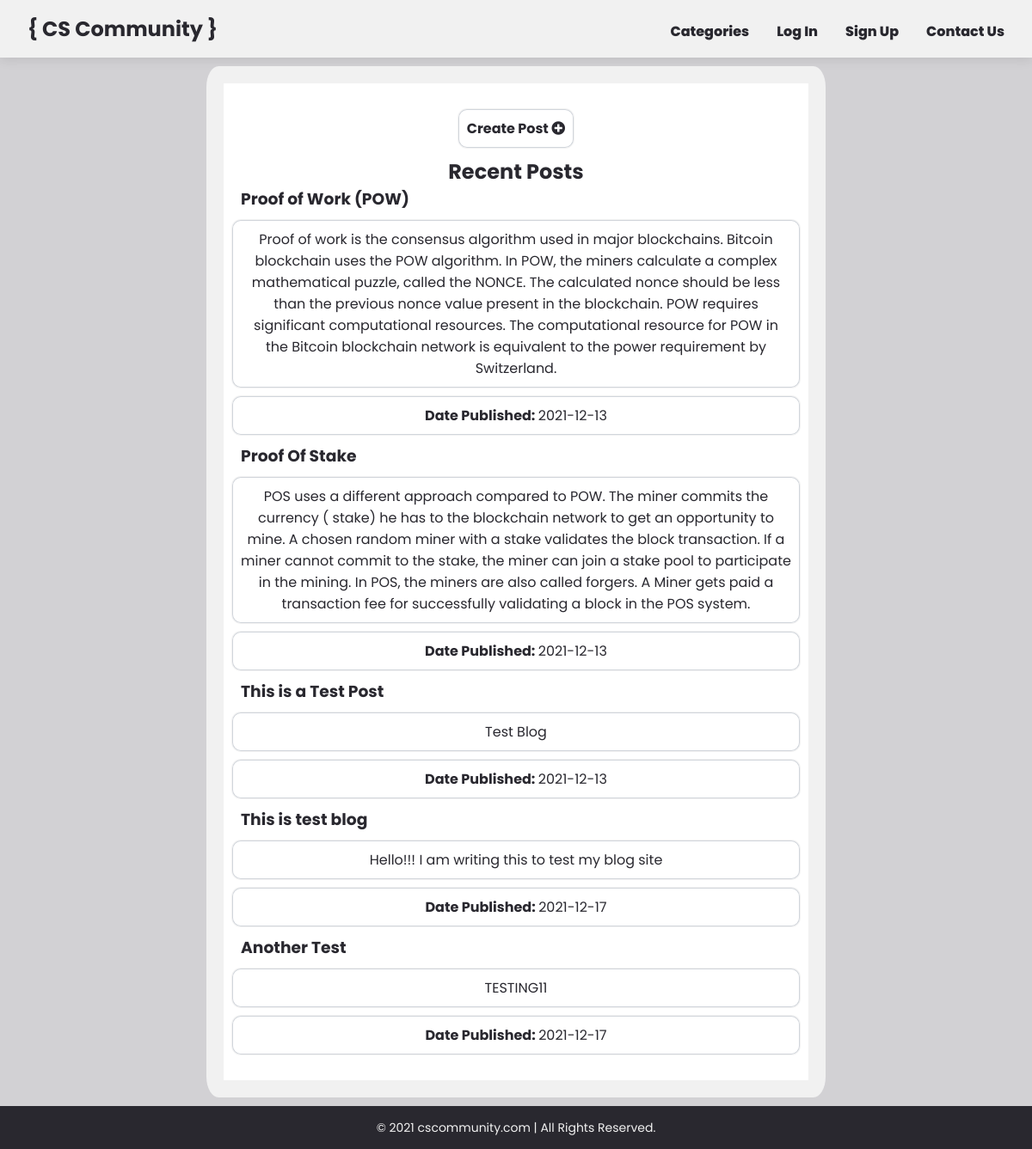
Page / (signed in) on the committed database.
### tables this page shows
CREATE TABLE `posts` (
  `id` int(11) NOT NULL,
  `title` varchar(100) NOT NULL,
  `content` varchar(1000) NOT NULL,
  `date_published` date NOT NULL DEFAULT current_timestamp()
);

### includes/index.inc.php (the view, shortened to what this page needs)
<?php
  require $_SERVER["DOCUMENT_ROOT"]."/config/dbh.php";
  function viewPosts() {
    global $conn;
    $sql = "SELECT * from posts";
    $stmt = $conn->prepare($sql);
    $stmt->execute();
    $result = $stmt->get_result();
    echo "<ul>";
    while($row = $result->fetch_assoc()) {
        echo "<h3>". $row["title"]. "</h3>";
        echo "<li>". $row["content"] . "</li>";
        echo "<li><b>Date Published: </b>" .$row["date_published"] . "</li>";
    }
    echo "</ul>";
  }

### index.php (shortened to what this page needs)
<?php require $_SERVER["DOCUMENT_ROOT"].'/includes/index.inc.php'; ?>
<!DOCTYPE html>
<html lang="en">
<head>
    <link rel="stylesheet" href="/css/main.css?v=<?php echo time(); ?>">
</head>
<body>
    <?php require $_SERVER["DOCUMENT_ROOT"].'/assets/header.php';?>
    <div class="inner">
      <div class="users">
        <?php
          if (isset($_SESSION["_LOGIN"])) {
            echo "<ul><li><a href='/create-post.php'>Create Post <i class='fas fa-plus-circle'></i></a></li></ul>";
            echo "<h2>Recent Posts</h2>";
            viewPosts();
          }
          else {
            echo "<h2>You are not logged in!</h2>";
            echo "<p>Login or Signup to create posts.</p>";
          }
        ?>
      </div>
    </div>
    <?php require $_SERVER["DOCUMENT_ROOT"].'/assets/footer.php';?>
</body>
</html>

### assets/header.php (shortened to what this page needs)
<link rel="stylesheet" href="https://pro.fontawesome.com/releases/v5.10.0/css/all.css"/>
<link rel="stylesheet" href="/css/style.css?v=<?php echo time(); ?>">
<nav>
    <ul class="nav-list">
        <li class="nav-item primary"><a href="/index.php"><h2>{ CS Community }</h2></a></li>
        <li class="nav-item secondary"><a href="/write.php">Categories</a></li>
        <li class="nav-item secondary"><a href="login.php">Log In</a></li>
        <li class="nav-item secondary"><a href="signup.php">Sign Up</a></li>
        <li class="nav-item secondary"><a href="contact-us.php">Contact Us</a></li>
    </ul>
</nav>

### assets/footer.php
<div class="footer">
        &copy; 2021 cscommunity.com | All Rights Reserved.
</div>

### css/main.css (style rules this page uses)
ul h3 { margin-left: 20px; }
.users { display: flex; flex-direction: column; background: white; color: #29282f; align-items: center; padding-top: 20px; padding-bottom: 20px; }
.users ul li { padding: 10px; box-shadow: rgba(0, 0, 0, 0.05) 0px 0px 0px 1px, rgb(209, 213, 219) 0px 0px 0px 1px inset; border-radius: 10px; margin: 10px; text-align: center; }
.users ul li a { font-weight: bold; font: 20px; }

### css/style.css (style rules this page uses)
* { box-sizing: border-box; margin: 0; padding: 0; font-family: 'Poppins'; }
a { text-decoration: none; color: #29282f; font-weight: 500; }
li { list-style: none; }
body { background-color: #d2d1d4; color: #29282f; display: flex; flex-direction: column; min-height: 100vh; }
nav { background-color: #f1f1f1; box-shadow: rgba(0, 0, 0, 0.09) 0 3px 12px; }
.nav-list { display: flex; align-items: baseline; justify-content: flex-end; padding: 1rem 0; }
.nav-item { list-style: none; margin-right: 2rem; }
.nav-item a { font-weight: 800; }
.nav-item:first-child { margin-right: auto; margin-left: 2rem; }
.inner { border-radius: 2%; background: #f1f1f1; padding: 20px; width: 60%; margin: 10px auto; }
.footer { margin-top: auto; background: #29282f; color: #f1f1f1; height: 50px; width: 100%; padding-top: 15px; text-align: center; font-size: 14px; }

### rows in the picture
posts: title "Proof of Work (POW)", content "Proof of work is the consensus algorithm used in major blockchains. Bitcoin blockchain uses the POW algorithm. In POW, the miners calculate a complex mathematical puzzle, called the NONCE. The calculated nonce should be less than the previous nonce value present in the blockchain. POW requires significant computational resources. The computational resource for POW in the Bitcoin blockchain network is equivalent to the power requirement by Switzerland.", date_published "2021-12-13"
posts: title "Proof Of Stake", content "POS uses a different approach compared to POW. The miner commits the currency ( stake) he has to the blockchain network to get an opportunity to mine. A chosen random miner with a stake validates the block transaction. If a miner cannot commit to the stake, the miner can join a stake pool to participate in the mining. In POS, the miners are also called forgers. A Miner gets paid a transaction fee for successfully validating a block in the POS system.", date_published "2021-12-13"
posts: title "This is a Test Post", content "Test Blog", date_published "2021-12-13"
posts: title "This is test blog", content "Hello!!! I am writing this to test my blog site", date_published "2021-12-17"
posts: title "Another Test", content "TESTING11", date_published "2021-12-17"
